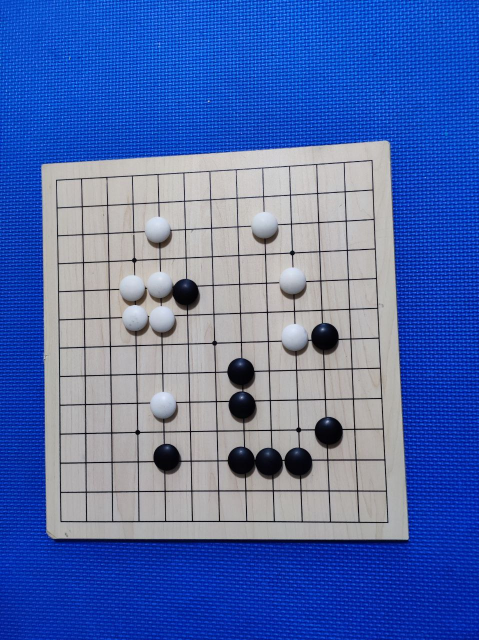
#> input picture pic/13x13/2.jpg, 958 x 1280 px (shown at 1/2 size)
$ python -i go.py   (imports and definitions only)
#> lines starting #> are read from the running program, lines starting #| are printed output that depends on the picture; after the words box and inside, x2 and y2 are one past the last pixel; in counts of white or black regions, pixels touching at a corner belong together
### stats.py
# -*- coding: utf-8 -*-

"""
根据围棋局面，计算对局结果

使用NumPy二维ubyte数组存储局面，约定：
0 - 空
1 - 黑子
2 - 白子
3 - 黑空
4 - 白空
5 - 黑子统计标识
6 - 白子统计标识
7 - 黑残子
8 - 白残子
9 - 单官/公气/统计标识
"""

import numpy as np
import os

os.system('')

# [34 lines left out: function show_phase, not called in this run]

def find_blank(phase, cell):
    """找出包含cell的成片的空格"""

    def _find_blank(phase, result, cell):
        i, j = cell
        phase[i,j] = 9
        result['cross'].add(cell)

        if i-1 > -1:
            if phase[i-1,j] == 0:
                _find_blank(phase, result, (i-1,j))
            elif phase[i-1,j] == 1:
                result['b_around'].add((i-1,j))
            elif phase[i-1,j] == 2:
                result['w_around'].add((i-1,j))
        if i+1 < 19:
            if phase[i+1,j] == 0:
                _find_blank(phase, result, (i+1,j))
            elif phase[i+1,j] == 1:
                result['b_around'].add((i+1,j))
            elif phase[i+1,j] == 2:
                result['w_around'].add((i+1,j))
        if j-1 > -1:
            if phase[i,j-1] == 0:
                _find_blank(phase, result, (i,j-1))
            elif phase[i,j-1] == 1:
                result['b_around'].add((i,j-1))
            elif phase[i,j-1] == 2:
                result['w_around'].add((i,j-1))
        if j+1 < 19:
            if phase[i,j+1] == 0:
                _find_blank(phase, result, (i,j+1))
            elif phase[i,j+1] == 1:
                result['b_around'].add((i,j+1))
            elif phase[i,j+1] == 2:
                result['w_around'].add((i,j+1))

    result = {'cross':set(), 'b_around':set(), 'w_around':set()}
    _find_blank(phase, result, cell)

    return result

def find_blanks(phase):
    """找出所有成片的空格"""

    blanks = list()
    while True:
        cells = np.where(phase==0)
        if cells[0].size == 0:
            break

        blanks.append(find_blank(phase, (cells[0][0], cells[1][0])))

    return blanks

def stats(phase):
    """统计结果"""

    temp = np.copy(phase)
    for item in find_blanks(np.copy(phase)):
        if len(item['w_around']) == 0:
            v = 3 # 黑空
        elif len(item['b_around']) == 0:
            v = 4 # 白空
        else:
            v = 9 # 单官或公气

        for i, j in item['cross']:
            temp[i, j] = v

    black = temp[temp==1].size + temp[temp==3].size
    white = temp[temp==2].size + temp[temp==4].size
    common = temp[temp==9].size

    return black, white, common

# [27 lines that do not run on import are left out]

### go.py
# -*- coding: utf-8 -*-

"""
识别图像中的围棋局面
"""

import cv2
import numpy as np
from blue_background_remover import BlueBackgroundRemover

from stats import show_phase, stats


class GoPhase:
    """从图片中识别围棋局面"""

    def __init__(self, pic_file, offset=3.75):
        """构造函数，读取图像文件，预处理"""
#> called with pic_file = 'pic/13x13/2.jpg', offset = 3.75

        self.offset = offset # 黑方贴七目半
        self.im_bgr = cv2.imread(pic_file) # 原始的彩色图像文件，BGR模式
#> self.im_bgr is the input picture: shape (1280, 958, 3); mean B, G, R 174.1, 106.8, 80.2
        self.im_gray = cv2.cvtColor(self.im_bgr, cv2.COLOR_BGR2GRAY) # 转灰度图像
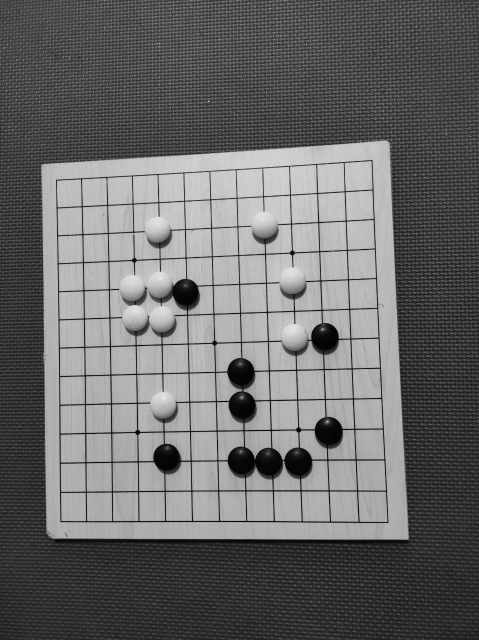
#> self.im_gray: shape (1280, 958) (shown at 1/2 size); min 0, max 236, mean 106.5
        self.im_gray = cv2.GaussianBlur(self.im_gray, (3,3), 0) # 灰度图像滤波降噪
        self.im_edge = cv2.Canny(self.im_gray, 30, 50) # 边缘检测获得边缘图像
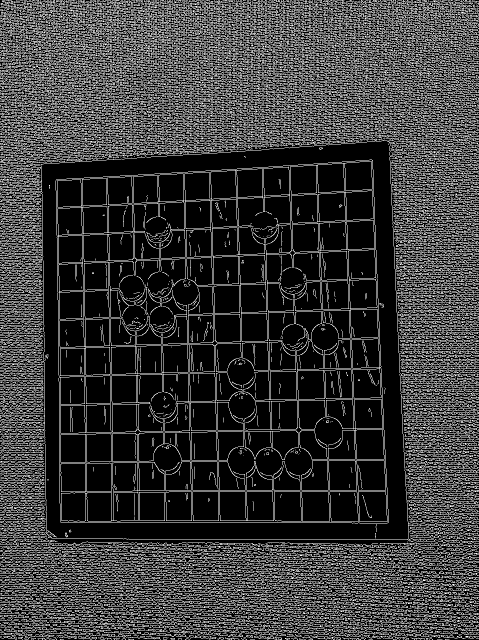
#> self.im_edge: shape (1280, 958) (shown at 1/2 size); 22.5% white in thin lines or dots

        self.board_gray = None # 棋盘灰度图
        self.board_bgr = None # 棋盘彩色图
        self.rect = None # 棋盘四个角的坐标，顺序为lt/lb/rt/rb
        self.phase = None # 用以表示围棋局面的二维数组
        self.result = None # 对弈结果

        self._find_chessboard() # 找到棋盘
        self._location_grid() # 定位棋盘格子
        self._identify_chessman() # 识别棋子
        self._stats() # 统计黑白双方棋子和围空

    def _find_chessboard(self):
        """找到棋盘"""

        contours, hierarchy = cv2.findContours(self.im_edge, cv2.RETR_EXTERNAL, cv2.CHAIN_APPROX_SIMPLE) # 提取轮廓
#> contours = 3877 contours, 2761 with area under 20; largest, box (x1, y1, x2, y2) and area: (111, 319, 778, 1047) 453751, (392, 112, 958, 189) 5614, (707, 0, 958, 69) 4816, (82, 249, 958, 384) 1952, (274, 22, 489, 84) 1884
        area = 0 # 找到的最大四边形及其面积
        for item in contours:
            hull = cv2.convexHull(item) # 寻找凸包
            epsilon = 0.1 * cv2.arcLength(hull, True) # 忽略弧长10%的点
            approx = cv2.approxPolyDP(hull, epsilon, True) # 将凸包拟合为多边形

            if len(approx) == 4 and cv2.isContourConvex(approx): # 如果是凸四边形
                ps = np.reshape(approx, (4,2)) # 四个角的坐标
                ps = ps[np.lexsort((ps[:,0],))] # 排序区分左右
                lt, lb = ps[:2][np.lexsort((ps[:2,1],))] # 排序区分上下
                rt, rb = ps[2:][np.lexsort((ps[2:,1],))] # 排序区分上下

                a = cv2.contourArea(approx)
                if a > area:
                    area = a
                    self.rect = (lt, lb, rt, rb)
#> this loop made 3877 passes
#> (hull, epsilon, approx, ps, a, area, self.rect) on pass 38: ([[333, 1278], [326, 1278], [326, 1275], [336, 1274]], 2.5, [[336, 1274], [333, 1278], [326, 1278], [326, 1275]], [[326, 1278], [326, 1275], [333, 1278], [336, 1274]], 29, 29, ([326, 1275], [326, 1278], [336, 1274], [333, 1278]))
#> after the loop, area = 454400; self.rect = ([112, 359], [121, 1044], [745, 320], [776, 1045])

        if not self.rect is None:
            pts1 = np.float32([(10,10), (10,650), (650,10), (650,650)]) # 预期的棋盘四个角的坐标
            pts2 = np.float32(self.rect) # 当前找到的棋盘四个角的坐标
#> pts2 = [[112, 359], [121, 1044], [745, 320], [776, 1045]]
            m = cv2.getPerspectiveTransform(pts2, pts1) # 生成透视矩阵
#> m = [[1.1, -0.014, -107.9], [0.062, 0.991, -352.3], [9.76e-05, 4.67e-05, 1]]
            self.board_gray = cv2.warpPerspective(self.im_gray, m, (660, 660)) # 执行透视变换
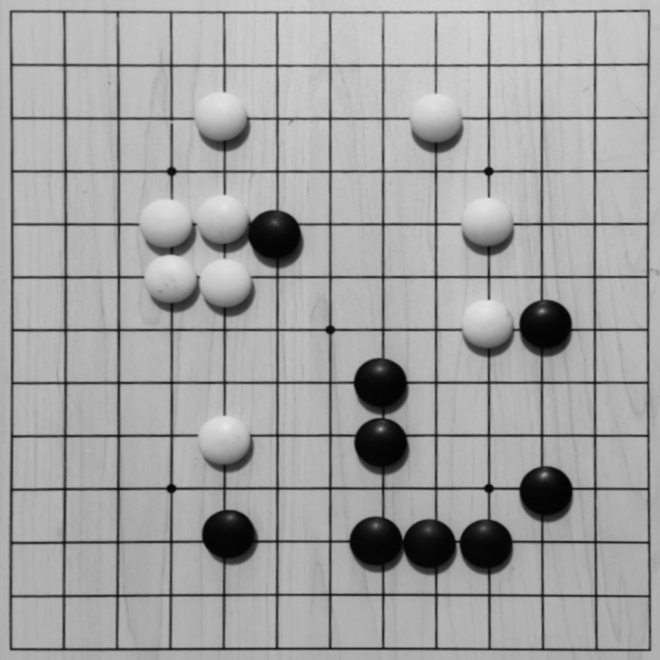
#> self.board_gray: shape (660, 660); min 2, max 232, mean 162.1
            self.board_bgr = cv2.warpPerspective(self.im_bgr, m, (660, 660)) # 执行透视变换

    def _location_grid(self):
        """定位棋盘格子"""

        if self.board_gray is None:
            return

        circles = cv2.HoughCircles(self.board_gray, cv2.HOUGH_GRADIENT, 1, 20, param1=90, param2=16, minRadius=10, maxRadius=20) # 圆检测
#> circles = [[219.5, 230.5, 19.4], [376.5, 451.5, 19.4], [480.5, 233.5, 18.3]]
        xs, ys = circles[0,:,0], circles[0,:,1] # 所有棋子的x坐标和y坐标
#> xs = [219.5, 376.5, 480.5]; ys = [230.5, 451.5, 233.5]
        xs.sort()
        ys.sort()

        k = 1
        while xs[k]-xs[:k].mean() < 15:
            k += 1
#> this loop made 0 passes
#> after the loop, k = 1
        x_min = int(round(xs[:k].mean()))
#> x_min = 220

        k = 1
        while ys[k]-ys[:k].mean() < 15:
            k += 1
#> this loop made 1 pass
#> k on pass 1: 2
#> after the loop, k = 2

        y_min = int(round(ys[:k].mean()))
#> y_min = 232

        k = -1
        while xs[k:].mean() - xs[k-1] < 15:
            k -= 1
#> after the loop, k = -1
        x_max = int(round(xs[k:].mean()))
#> x_max = 480

        k = -1
        while ys[k:].mean() - ys[k-1] < 15:
            k -= 1
#> after the loop, k = -1
        y_max = int(round(ys[k:].mean()))
#> y_max = 452

        if abs(600-(x_max-x_min)) < abs(600-(y_max-y_min)):
            v_min, v_max = x_min, x_max
#> v_min = 220; v_max = 480
        else:
            v_min, v_max = y_min, y_max

        pts1 = np.float32([[22, 22], [22, 598], [598, 22], [598, 598]])  # 棋盘四个角点的最终位置
        pts2 = np.float32([(v_min, v_min), (v_min, v_max), (v_max, v_min), (v_max, v_max)])
#> pts2 = [[220, 220], [220, 480], [480, 220], [480, 480]]
        m = cv2.getPerspectiveTransform(pts2, pts1)
#> m = [[2.22, -2.49e-17, -465.4], [3.57e-16, 2.22, -465.4], [5.53e-35, 1.9e-19, 1]]
        self.board_gray = cv2.warpPerspective(self.board_gray, m, (620, 620))
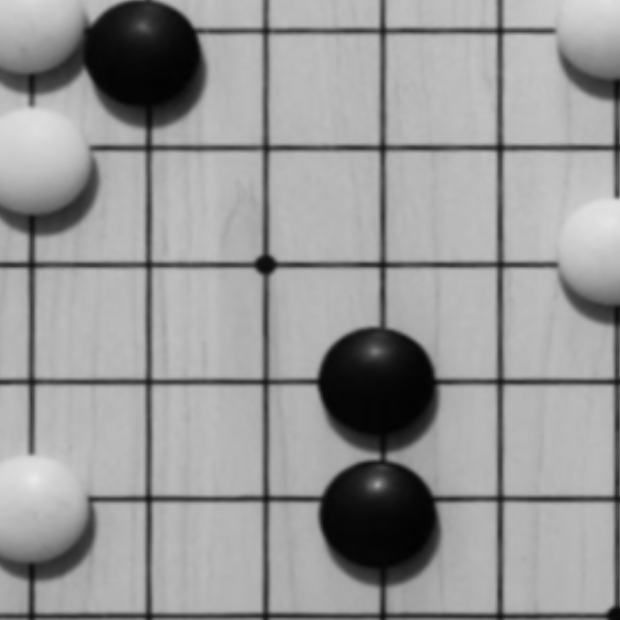
#> self.board_gray: shape (620, 620); min 2, max 232, mean 151.8
        self.board_bgr = cv2.warpPerspective(self.board_bgr, m, (620, 620))
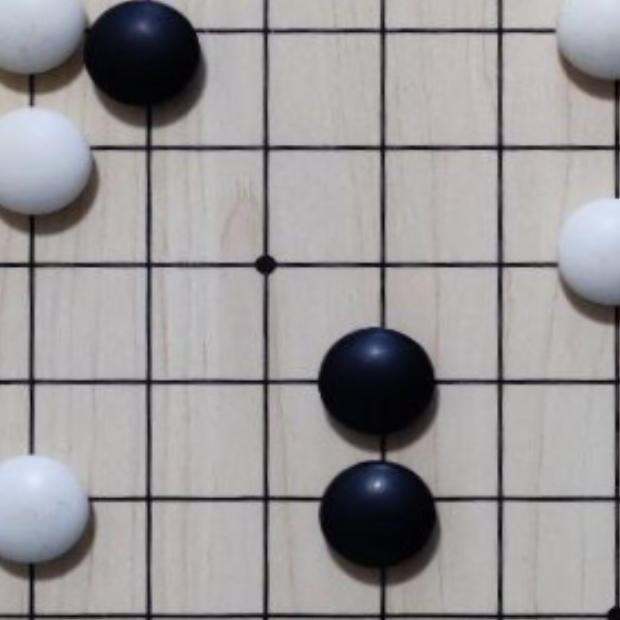
#> self.board_bgr: shape (620, 620, 3); mean B, G, R 152.2, 150.7, 153.4

    def _identify_chessman(self):
        """识别棋子"""

        if self.board_gray is None:
            return

        mesh = np.linspace(22, 598, 19, dtype=np.int64)
        rows, cols = np.meshgrid(mesh, mesh)

        circles = cv2.HoughCircles(self.board_gray, cv2.HOUGH_GRADIENT, 1, 20, param1=40, param2=10, minRadius=12, maxRadius=18)
#> circles = [[380.5, 477.5, 13]]
        circles = np.uint32(np.around(circles[0]))
#> circles = [[380, 478, 13]]

        self.phase = np.zeros_like(rows, dtype=np.uint8)
        im_hsv = cv2.cvtColor(self.board_bgr, cv2.COLOR_BGR2HSV_FULL)
#> im_hsv: shape (620, 620, 3); mean H, S, V 111.8, 20.3, 156

        for circle in circles:
            row = int(round((circle[1]-22)/32))
            col = int(round((circle[0]-22)/32))

            hsv_ = im_hsv[cols[row,col]-5:cols[row,col]+5, rows[row,col]-5:rows[row,col]+5]
            s = np.mean(hsv_[:,:,1])
            v = np.mean(hsv_[:,:,2])

            if 0 < v < 115:
                self.phase[row,col] = 1 # 黑棋
            elif 0 < s < 50 and 114 < v < 256:
                self.phase[row,col] = 2 # 白棋
#> this loop made 1 pass
#> (circle, row, col, s, v) on pass 1: ([380, 478, 13], 14, 11, 128.9, 75.79)

    def _stats(self):
        """统计黑白双方棋子和围空"""

        self.result = stats(self.phase)
#> in _find_blank, `i, j = cell`: i = 0
#> the loop in stats, `for item in find_blanks(np.copy(phase)):` made 1 pass
#> v on pass 1: 3
#> self.result = (361, 0, 0)

    def show_image(self, name='gray', win="GoPhase"):
        """显示图像"""

        if name == 'bgr':
            im = self.board_bgr
        elif name == 'gray':
            im = self.board_gray
        elif name == 'edge':
            im = self.im_edge
        else:
            im = self.im_bgr


        if im is None:
            print('识别失败，无图像可供显示')
        else:
            cv2.imshow(win, im)
            cv2.waitKey(0)
            cv2.destroyAllWindows()

    # [20 lines left out: functions show_phase, show_result, not called in this run]


# [9 lines not run here, left out]

>>> result = GoPhase('pic/13x13/2.jpg').show_image()

$ run again, on pic/13x13/1.jpg
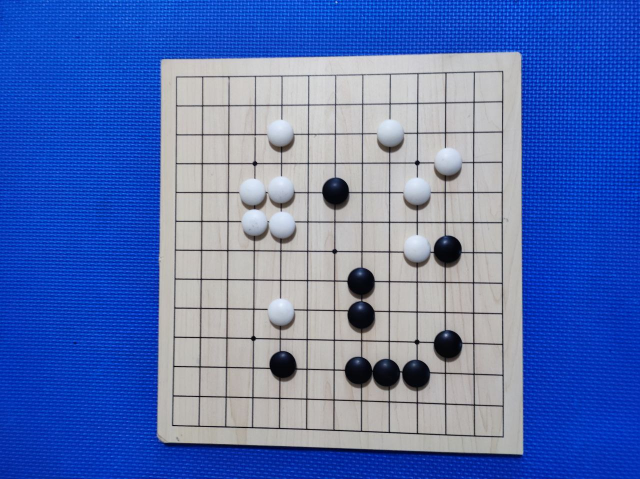
#> input picture pic/13x13/1.jpg, 1280 x 958 px (shown at 1/2 size)
#> in __init__, self.im_bgr is the input picture: shape (958, 1280, 3); mean B, G, R 180.2, 112.6, 85.4
#> in __init__, `self.im_edge = cv2.Canny(self.im_gray, 30, 50)`:
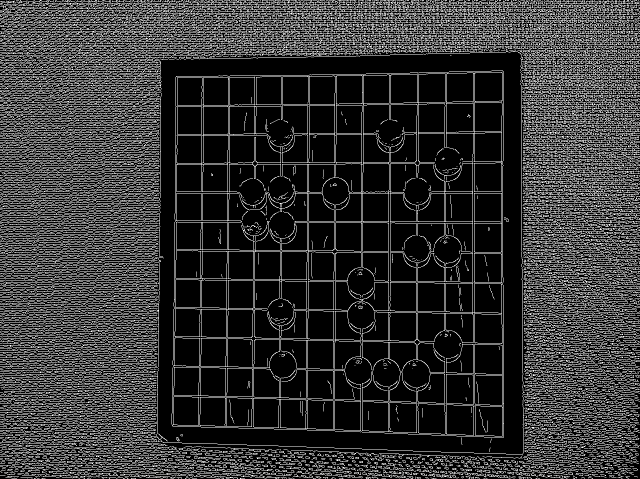
#> self.im_edge: shape (958, 1280) (shown at 1/2 size); 20.4% white in thin lines or dots
#> contours = 2410 contours, 1931 with area under 20; largest, box (x1, y1, x2, y2) and area: (343, 141, 1008, 876) 470069, (1040, 0, 1280, 257) 17998, (0, 97, 1050, 910) 14334, (751, 0, 1050, 98) 7486, (131, 0, 476, 89) 4406
#> the loop in _find_chessboard, `for item in contours:` made 2410 passes
#> (epsilon, lt, lb, rt, rb, a) on passes 217, 327, 339, 352, 376, 442: (2.13, [617, 936], [618, 939], [625, 937], [625, 940], 22), (2.11, [967, 925], [968, 928], [974, 925], [975, 928], 21), (2.17, [951, 924], [952, 927], [958, 924], [959, 928], 24), (1.54, [945, 923], [945, 927], [948, 924], [948, 928], 12), (2.3, [922, 921], [922, 924], [926, 921], [930, 927], 24), (2.08, [826, 915], [828, 918], [832, 915], [834, 918], 18)
#> after the loop in _find_chessboard, `for item in contours:`: area = 676019.5; self.rect = ([0, 214], [53, 744], [1039, 105], [1045, 908])
#> in _find_chessboard, `pts2 = np.float32(self.rect)`: pts2 = [[0, 214], [53, 744], [1039, 105], [1045, 908]]
#> in _find_chessboard, `m = cv2.getPerspectiveTransform(pts2, pts1)`: m = [[0.916, -0.0924, 29.49], [0.121, 1.1, -226.6], [0.000489, -0.000135, 1]]
#> in _location_grid, `circles = cv2.HoughCircles(self.board_gray, cv2.HOUGH_GRADIENT, 1, 20,..`: circles = 73 rows, first 8: [211.5, 123.5, 19.4], [222.5, 20.5, 19.4], [239.5, 183.5, 17.2], [198.5, 68.5, 19.4], [244.5, 33.5, 19.4], [245.5, 116.5, 19.4], [137.5, 496.5, 19.4], [199.5, 277.5, 19.4]
#> xs = 73 values, max 588.5 at index 57, min 42.5 at index 20, mean 217.5; ys = 73 values, max 631.5 at index 37, min 11.5 at index 64, mean 276.5
#> the loop in _location_grid, `while xs[k]-xs[:k].mean() < 15:` made 2 passes
#> k on passes 1 to 2: 2, 3
#> after the loop in _location_grid, `while xs[k]-xs[:k].mean() < 15:`: k = 3
#> x_min = 48
#> the loop in _location_grid, `while ys[k]-ys[:k].mean() < 15:` made 3 passes
#> after the loop in _location_grid, `while ys[k]-ys[:k].mean() < 15:`: k = 4
#> y_min = 24
#> the loop in _location_grid, `while xs[k:].mean() - xs[k-1] < 15:` made 1 pass
#> k on pass 1: -2
#> after the loop in _location_grid, `while xs[k:].mean() - xs[k-1] < 15:`: k = -2
#> x_max = 584
#> the loop in _location_grid, `while ys[k:].mean() - ys[k-1] < 15:` made 1 pass
#> after the loop in _location_grid, `while ys[k:].mean() - ys[k-1] < 15:`: k = -2
#> y_max = 631
#> v_min = 24; v_max = 631
#> in _location_grid, `pts2 = np.float32([(v_min, v_min), (v_min, v_max), (v_max, v_min), (v_..`: pts2 = [[24, 24], [24, 631], [631, 24], [631, 631]]
#> in _location_grid, `m = cv2.getPerspectiveTransform(pts2, pts1)`: m = [[0.949, -2.41e-19, -0.774], [-4.19e-18, 0.949, -0.774], [-2.54e-19, -3.18e-22, 1]]
#> in _location_grid, `self.board_bgr = cv2.warpPerspective(self.board_bgr, m, (620, 620))`:
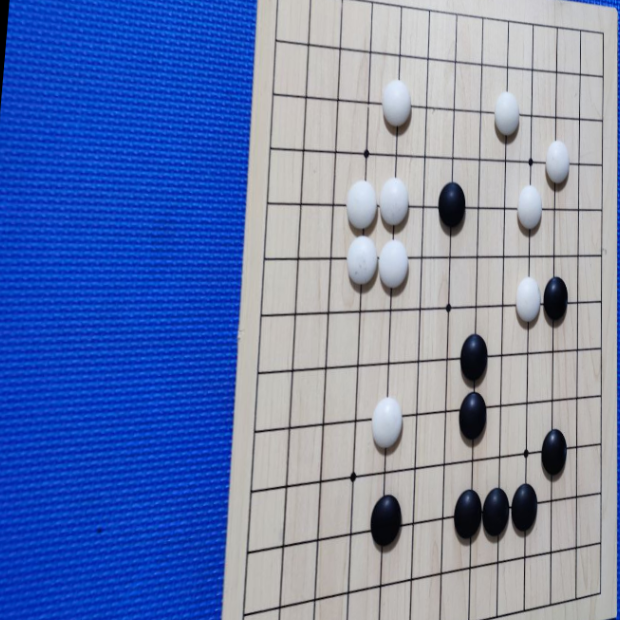
#> self.board_bgr: shape (620, 620, 3); mean B, G, R 177.9, 128.8, 109.1
#> in _identify_chessman, `circles = cv2.HoughCircles(self.board_gray, cv2.HOUGH_GRADIENT, 1, 20,..`: circles = 244 rows, first 8: [183.5, 36.5, 17.4], [231.5, 141.5, 17.3], [206.5, 101.5, 17.4], [146.5, 43.5, 17.4], [203.5, 206.5, 17.4], [219.5, 20.5, 17.4], [92.5, 92.5, 17.4], [213.5, 77.5, 17.4]
#> in _identify_chessman, `circles = np.uint32(np.around(circles[0]))`: circles = 244 rows, first 8: [184, 36, 17], [232, 142, 17], [206, 102, 17], [146, 44, 17], [204, 206, 17], [220, 20, 17], [92, 92, 17], [214, 78, 17]
#> im_hsv: shape (620, 620, 3); mean H, S, V 103.5, 103.7, 180.8
#> the loop in _identify_chessman, `for circle in circles:` made 244 passes
#> (circle, row, col, s, v) on passes 1 to 3: ([184, 36, 17], 0, 5, 242.9, 196.2), ([232, 142, 17], 4, 7, 194.2, 181.3), ([206, 102, 17], 2, 6, 241.5, 195.6)
#> the loop in stats, `for item in find_blanks(np.copy(phase)):` made 6 passes
